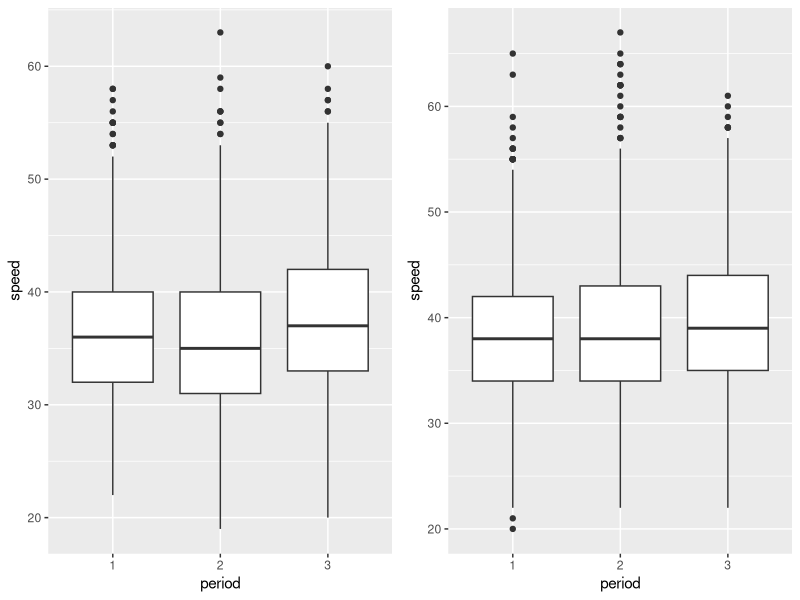
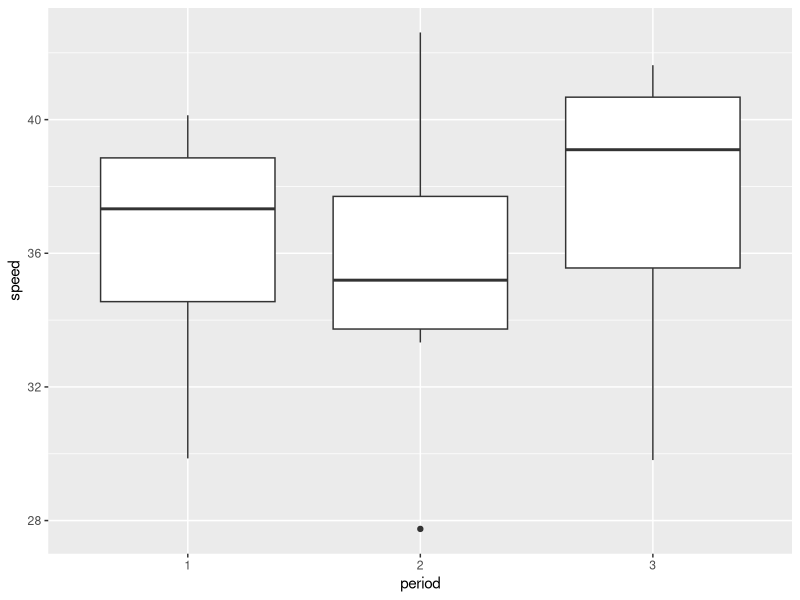
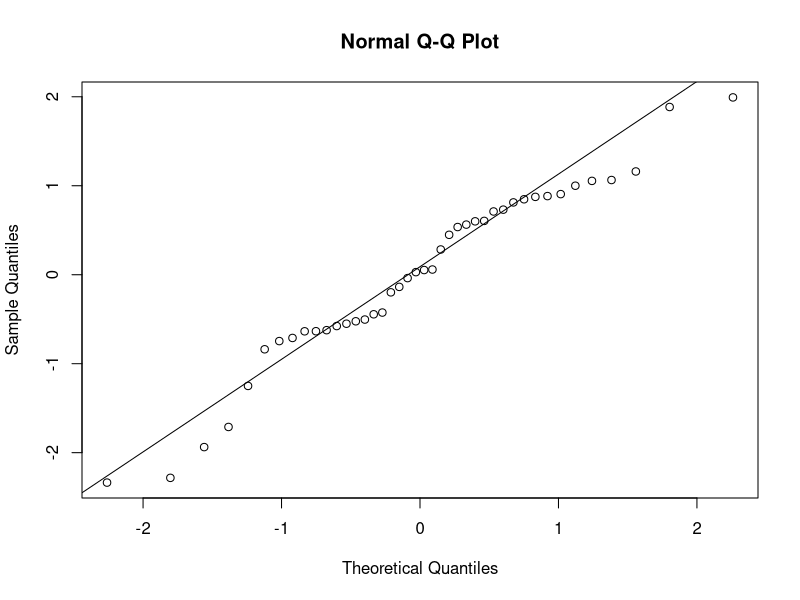
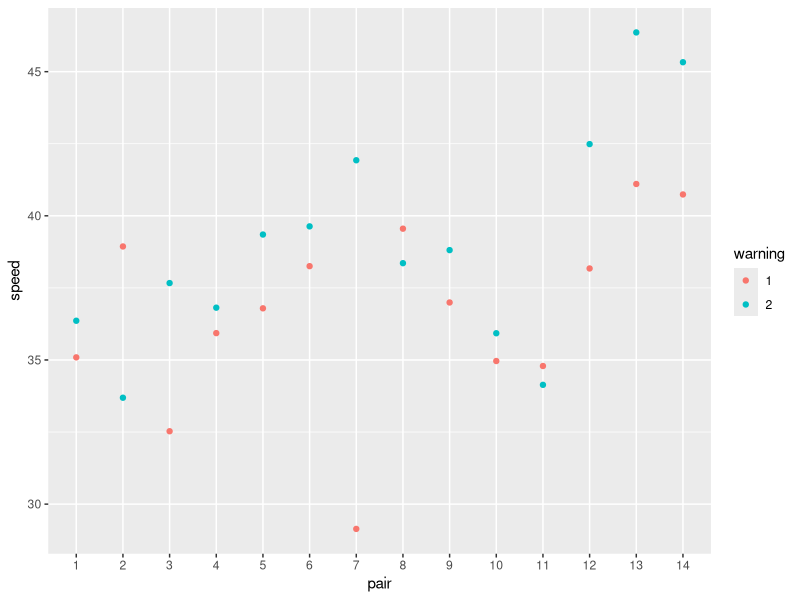

Write the R code that produced these figures, in order.
### Stats with R Exercise sheet 7

##########################
#Week 8: ANOVA
##########################

## This exercise sheet contains the exercises that you will need to complete and 
## submit by 23:55 on Monday, December 16. Write the code below the questions. 
## If you need to provide a written answer, comment this out using a hashtag (#). 
## Submit your homework via moodle.
## You are required to work together in groups of three students, but everybody 
## needs to submit the group version of the homework via moodle individually.
## You need to provide a serious attempt to each exercise in order to have
## the assignment graded as complete. 

## Please write below your (and your teammates) name, matriculation number. 
## Name: Noon Pokaratsiri Goldstein, Pauline Sander, Axel Allen
## Matriculation number: 2581469, 2581310, 2579024

## Change the name of the file by adding your matriculation numbers
## (exercise0N_firstID_secondID_thirdID.R)

###########################################################################################



#######################
### Exercise 1: Preparation
#######################

library(boot)
library(ggplot2)
library(reshape2)
library(dplyr)

# This time we will be working with the "amis" data frame (package 'boot') that has 
# 8437 rows and 4 columns.

# In a study into the effect that warning signs have on speeding patterns, 
# Cambridgeshire County Council considered 14 pairs of locations. The locations were 
# paired to account for factors such as traffic, volume and type of road. One site in 
# each pair had a sign erected warning of the dangers of speeding and asking drivers 
# to slow down. No action was taken at the second site. Three sets of measurements 
# were taken at each site. 
# Each set of measurements was nominally of the speeds of 100 cars but not all sites 
# have exactly 100 measurements. These speed measurements were taken before the 
# erection of the sign, shortly after the erection of the sign, and again after 
# the sign had been in place for some time.

# a) For the further reference please use ?amis. 
# It may take some time to understand the dataset. 
?amis

# b) Load the dataset, store it into a variable called "data", and briefly inspect it. 
# Feel free to make some plots and calculate some statistics in order to understand 
# the data.
data <- amis
glimpse(data)
head(data)
# c) All our columns have numeric type. Convert the categorial columns to factors.
cols <- c("period", "warning", "pair")
data[cols] <- lapply(data[cols], factor)
glimpse(data)

# d) Plot boxplots for the distribution of `speed` for each of the `period` values 
# (before, immediately after and after some time). Build 2 plots (each containing 3 
# boxplots) side by side depending on the `warning` variable.
# (For all plots here and below please use ggplot)
library(gridExtra)
data_w1 <- filter(data, warning==1)
data_w2 <- filter(data, warning==2)
ggp1 <- ggplot(data_w1, aes(period, speed)) + geom_boxplot() # + facet_wrap(~period)
ggp2 <- ggplot(data_w2, aes(period, speed)) + geom_boxplot() # + facet_wrap(~period)
grid.arrange(ggp1, ggp2, ncol = 2)  

# e) What can you conclude looking at the plots? What can you say about people's 
# behaviour in different periods: before, immediately after and after some time?

# From the first boxplot it seems that the average speed is slightly lower right after the sign has been put
# up, but there are just as many individuals who drive excessively faster (outliers). 
# After some time, it seems the average speed is back to being as high if not higher than when there was no sign, 
# as shown in the first boxplot. In comparison to the site where a warning sign was erected, the average speed doesn't seem to vary
# that much when no sign is erected at all, although it seems that there are more instances of people 
# going excessively faster.

# f) What are your ideas about why the data with warning==2 (sites where no sign was 
# erected) was collected?

# This is so that we have a control group for the speeds at similar locations.

#######################
### Exercise 2: 1-way ANOVA
#######################

# a) First let's create a new data frame which will be used for all exercise 2.
# For the 1-way ANOVA we will be working with a subset of `amis` using only the 
# data for sites where warning signs were erected, which corresponds to warning==1. 
# Therefore first subset your data to filter out warning==2 and then apply cast() 
# to average "speed" over each "pair" and "period". 
# Assign this new data frame to the variable casted_data.
data_w1 <- filter(data, warning==1)
mdata <- melt(data_w1, id.vars = c("pair", "period"),
                 measure.vars = c("speed"))
casted_data <- dcast(mdata, pair + period ~ variable, mean, na.rm = T)

# b) Build boxplots of the average speed depending on "period".
ggplot(casted_data, aes(period, speed, group_by(period))) + geom_boxplot() # + facet_wrap(~period)

# c) Looking at the boxplots, is there a difference between the periods?

# The mean speed is much lower in period 2 than in 1 and 3. There also seems to be quite a difference
# between the mean speed in period 1 and 3. In period 2, there are more extreme speeds that are above the average 
# speed while in period 1 and 3, there are more speed variabilities that lower than the average speed.
 
# Now, let's check the ANOVA assumptions and whether they are violated or not 
# and why.

# d) Independence assumption
# (Figure out the best way to check this assumption and give a detailed justified 
# answer to whether it is violated or not.)
duplicated(casted_data)
# no repeated measures

# e) Normality of residuals
# (Figure out the best way to check this assumption and give a detailed justified 
# answer to whether it is violated or not.)

data_lm = lm(speed ~ period, casted_data)
data_stdres <- rstandard(data_lm)
shapiro.test(data_stdres)

# based on the Shapiro - Wilk test p-value of 0.1662, which is higher than alpha of 0.05, we can conclude
# that the residuals follow a normal distribution. Our QQ plot also confirms this as the points do somewhat
# follow a straight line.

qqnorm(data_stdres)
qqline(data_stdres)
summary(data_lm)
# f) Homogeneity of variance of residuals
# (Figure out the best way to check this assumption and give a detailed justified 
# answer to whether it is violated or not.)
library(car)
leveneTest(speed ~ period, data=casted_data)
# g) Now we are ready to perform 1-way ANOVA: please use the function aov() on the 
# speed depending on the period, report p-value and interpret the result in details.
aov_data <- aov(speed ~ period, data=casted_data)
summary(aov_data)
# The p-value from 1-way ANOVA of 0.382 suggests that we cannot reject the null hypothesis.
# Thus, we conclude that the variability in speed is not dependent on the period of time the sign has been
# put up on the road.

# h) Please do pairwise t-tests of the same variables as in g) using pairwise.t.test().
pairwise.t.test(casted_data$speed, casted_data$period)

# i) Report the pairwise p-values and interpret the result in detail.

# The p-values for the difference in speeds between period 1 & 2 and between period 1 & 3 are both 0.81. 
# The p-value for the difference in speeds between period 2 & 3 is 0.51.
# All the 3 p-values are greater than the 0.05 significant level, which suggests that any differences in speeds
# we may have observed in our data between the periods are simply due to chance. i.e. there's really no difference
# in speeds.

# j) Try to use no adjustment for pairwise testing and then the Bonferroni correction.
# Does the result change?
pairwise.t.test(casted_data$speed, casted_data$period, p.adjust.method = "bonferroni")

# With the adjustment, the p-values for the differences in speeds between period 1&2 and between period 1&3
# are now 1.00, which doesn't change our conclusion regarding accepting the null hypothesis.

#######################
### Exercise 3: 2-way ANOVA
#######################
# a) Now we want to analyze the influence of 2 categorial variables 
# (period and warning) on the speed.
# So let's turn back to our initial dataset amis (not its subset with warning==1).
# First, we need to average the speed over each `pair`, `warning` and `period
# Cast your data again and assign the resuts to casted_data2.
mdata <- melt(data, id.vars = c("pair", "warning", "period"),
              measure.vars = c("speed"))
casted_data2 <- dcast(mdata, pair + warning + period ~ variable, mean, na.rm = T)
# b) Calculate the mean for each of the 6 possible pairs of `period` and `warning`.
means <- with(casted_data2, aggregate(speed, by=list(pair = pair, warning=warning), FUN=mean, na.rm=TRUE))
colnames(means)[3] <- "speed"

# c) Do you think there is a significant difference between some of the groups?
ggplot(means, aes(pair, speed, color=warning)) + geom_point()
#There is a very significant difference in group 7

# d) Now apply the 2-way ANOVA: please use the function aov() on the speed depending 
# on the period and warning.
aov(speed ~ period*warning, data=casted_data2)
summary(aov(speed ~ period*warning, data=casted_data2))
# Report the p-value and interpret the result in detail.

# The only p-value that's less than alpha = 0.05 is the p-value from the F-ratio from speed ~ warning, which is
# 0.00488. This suggests that the variability in speed can be explained by having a warning sign.

# Since the p-value for the period factor is > 0.05 (0.335), we can conclue that the variability in speed is
# not dependent on the period of time the sign has been put up.

# The p-value of 0.69975 between 'period' and 'warning' suggests that there's no interactional effects between
# the two independent factors.

# e) What do you conclude about the behaviour of drivers based on the 2-way ANOVA?

# Based on the 2-way ANOVA, we can conclude that the presence of a warning sign has a statistically significant
# effect on drivers' speed. Based on the speed grouped by warning plot, we may conclude more specifically that
# drivers are likely to drive faster when there's no warning sign.


